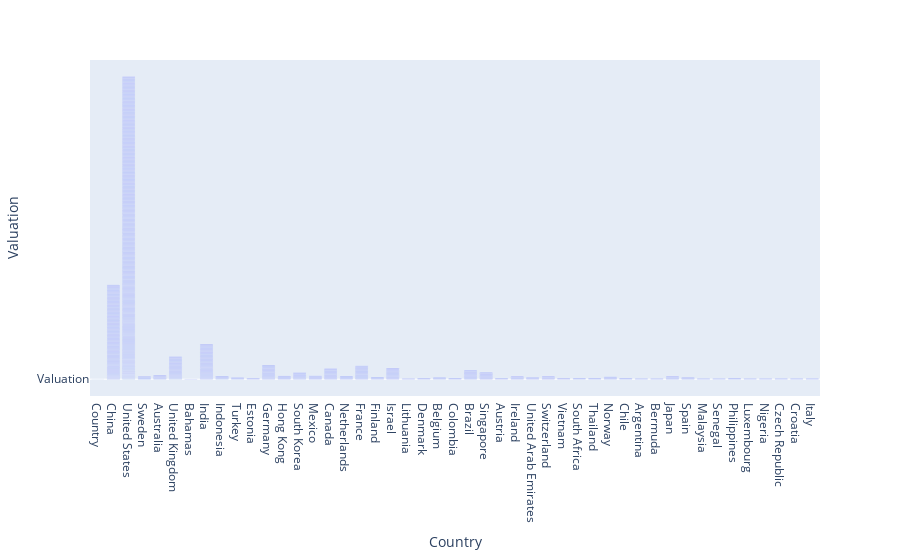

Notebook source saved alongside this figure:
### Code cell
y=df.groupby('Country').sum().sort_values(by='Valuation',ascending=True ).head(10)

px.bar(df,x='Country',y='Valuation')

### Figure 1 — Plotly figure (JSON) as saved in the notebook; plotly's stock layout.template omitted (floating-point values rounded to 4 significant figures; data arrays with more than 128 entries replaced by an {"elided": "..."} marker saying what was removed)
{"data": [{"alignmentgroup": "True", "hovertemplate": "Country=%{x}<br>Valuation=%{y}<extra></extra>", "legendgroup": "", "marker": {"color": "#636efa", "pattern": {"shape": ""}}, "name": "", "offsetgroup": "", "orientation": "v", "showlegend": false, "textposition": "auto", "type": "bar", "x": {"elided": "1075 str values"}, "xaxis": "x", "y": {"elided": "1075 str values"}, "yaxis": "y"}], "layout": {"barmode": "relative", "legend": {"tracegroupgap": 0}, "margin": {"t": 60}, "xaxis": {"anchor": "y", "domain": [0, 1], "title": {"text": "Country"}}, "yaxis": {"anchor": "x", "domain": [0, 1], "title": {"text": "Valuation"}}}}
